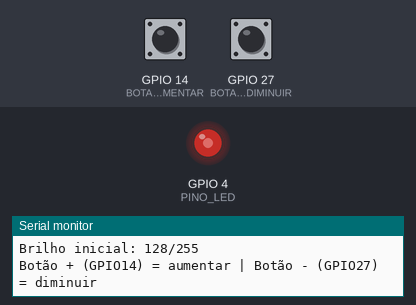
The sketch below on a simulated ESP32. Parts: output pins drawn as LEDs (lit = HIGH), the last lines printed to the serial monitor. The test bench sets the inputs (shaded band); at power-on: GPIO 14 (BOTAO_AUMENTAR) HIGH, GPIO 27 (BOTAO_DIMINUIR) HIGH.

Above: at 1.2 s.
1.3 s: GPIO 14 (BOTAO_AUMENTAR) pulled LOW for 0.15 s
At 2.7 s:
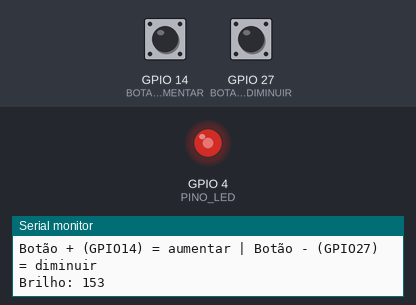
3.0 s: GPIO 14 (BOTAO_AUMENTAR) pulled LOW for 1 s
At 5.2 s:
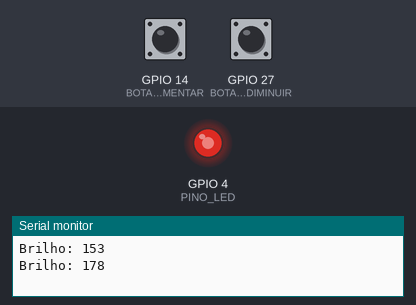
5.5 s: GPIO 14 (BOTAO_AUMENTAR) pulled LOW for 0.15 s
At 6.9 s:
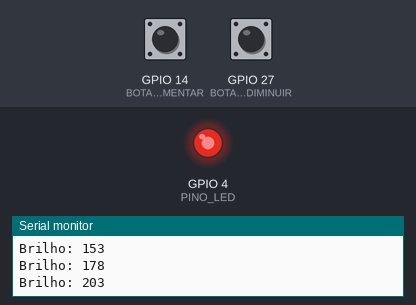
7.2 s: GPIO 27 (BOTAO_DIMINUIR) pulled LOW for 0.15 s
At 8.4 s:
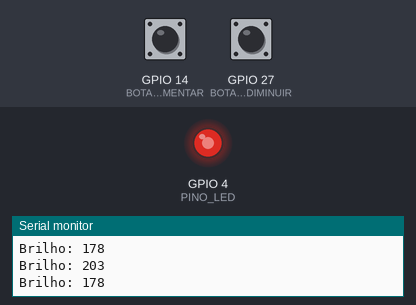
8.9 s: GPIO 14 (BOTAO_AUMENTAR) pulled LOW for 3.2 s
At 12.6 s:
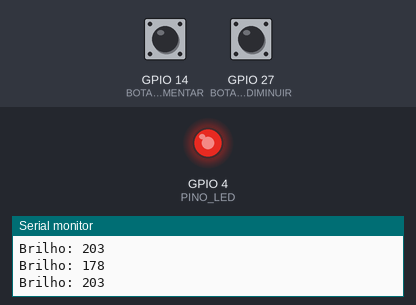
Timing chart, 0 to 14.1 s (numbered marks = the images above; inputs shaded):
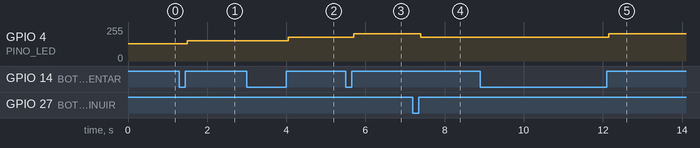

The sketch:

desafio_brilho_botao.ino
```cpp
/*
 * Projeto: Desafio — Dois botões controlam o brilho do LED
 * Livro: ESP32 Descomplicado — Capítulo 7 (Desafio)
 * Autor: Felipe Tavares
 * Descrição: Botão 1 aumenta o brilho do LED em 25 a cada pressão.
 *            Botão 2 diminui o brilho em 25. Faixa: 0 (apagado) a 255 (máximo).
 * Hardware: ESP32 DevKit v1 + 1 LED + 1 resistor 220Ω + 2 botões + protoboard
 *           LED → resistor 220Ω → GPIO4
 *           Botão + (aumentar) → GPIO14 e GND
 *           Botão - (diminuir) → GPIO27 e GND
 * Testado em: Arduino IDE 2.x, pacote ESP32 by Espressif Systems 3.x
 *
 * Se você usar este projeto em publicações, vídeos ou repositórios,
 * mantenha este cabeçalho com a atribuição ao autor.
 */

#define PINO_LED        4
#define BOTAO_AUMENTAR  14
#define BOTAO_DIMINUIR  27

// Quanto o brilho muda a cada pressão (de 0 a 255)
#define PASSO 25

// Brilho atual — começa na metade para ter espaço para aumentar e diminuir
int brilho = 128;

void setup() {
  pinMode(PINO_LED,       OUTPUT);
  pinMode(BOTAO_AUMENTAR, INPUT_PULLUP);
  pinMode(BOTAO_DIMINUIR, INPUT_PULLUP);

  // Define o brilho inicial
  analogWrite(PINO_LED, brilho);

  Serial.begin(115200);
  Serial.println("Brilho inicial: 128/255");
  Serial.println("Botão + (GPIO14) = aumentar | Botão - (GPIO27) = diminuir");
}

// Função que lê um botão com debounce e retorna true se foi pressionado
bool botaoPressionado(int pino) {
  if (digitalRead(pino) == LOW) {
    delay(50);  // debounce
    if (digitalRead(pino) == LOW) {
      while (digitalRead(pino) == LOW);  // aguarda soltar
      delay(50);
      return true;  // confirma que foi um clique válido
    }
  }
  return false;  // não houve pressão
}

void loop() {
  if (botaoPressionado(BOTAO_AUMENTAR)) {
    // Aumenta o brilho, mas não ultrapassa 255 (máximo do analogWrite)
    brilho = min(255, brilho + PASSO);
    analogWrite(PINO_LED, brilho);
    Serial.print("Brilho: ");
    Serial.println(brilho);
  }

  if (botaoPressionado(BOTAO_DIMINUIR)) {
    // Diminui o brilho, mas não vai abaixo de 0 (LED apagado)
    brilho = max(0, brilho - PASSO);
    analogWrite(PINO_LED, brilho);
    Serial.print("Brilho: ");
    Serial.println(brilho);
  }
}
```

Measured:
- after the input at 1.3 s, GPIO 4 (PINO_LED): 128/255 → 153/255 after 0.20 s
- after the input at 3.0 s, GPIO 4 (PINO_LED): 153/255 → 178/255 after 1.1 s
- after the input at 5.5 s, GPIO 4 (PINO_LED): 178/255 → 203/255 after 0.20 s
- after the input at 7.2 s, GPIO 4 (PINO_LED): 203/255 → 178/255 after 0.20 s
- after the input at 8.9 s, GPIO 4 (PINO_LED): 178/255 → 203/255 after 3.3 s
